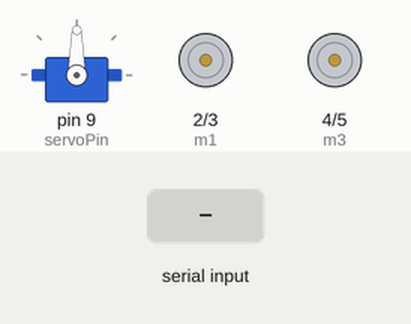
This sketch was run on a simulated Arduino Uno, built with avr-gcc and run on an emulated ATmega328P. Shown: servo, motor-driver pin pairs drawn as motors (green arrow = first pin HIGH = forward, orange = second pin HIGH = backward, longer = more drive). The inputs (shaded band) are chosen by the test bench. What the sketch prints to the serial monitor is not drawn.

Above: at 1.2 s.
1.3 s: "q" received over Serial
At 4.2 s:
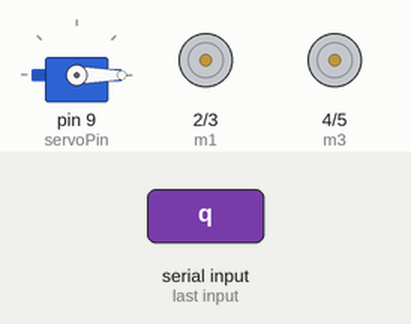
4.3 s: "e" received over Serial
At 5.4 s:
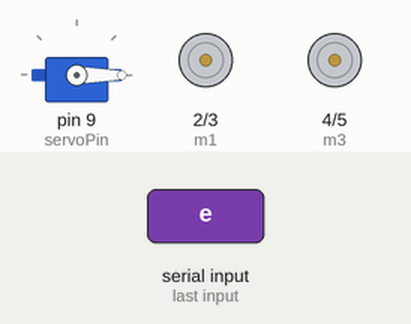
5.8 s: "f" received over Serial
At 6.1 s:
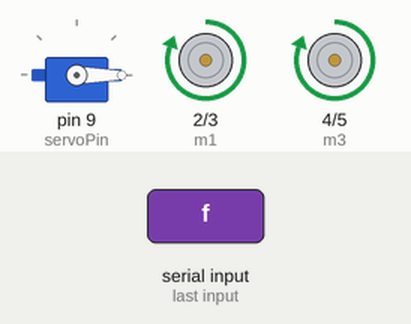
7.3 s: "b" received over Serial
At 8.5 s:
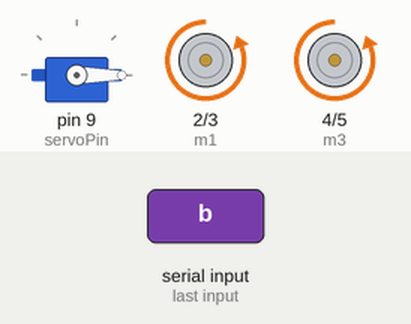
8.8 s: "r" received over Serial
At 9.6 s:
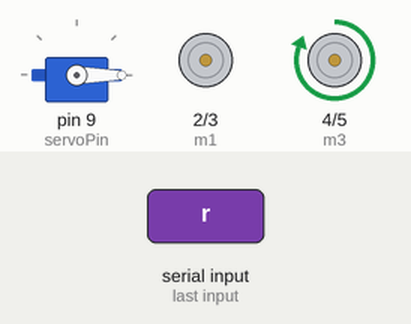
10.3 s: "l" received over Serial
At 10.7 s:
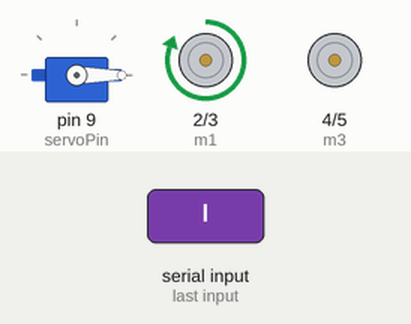
Timing chart, 0 to 12.8 s (numbered marks = the images above; inputs shaded):
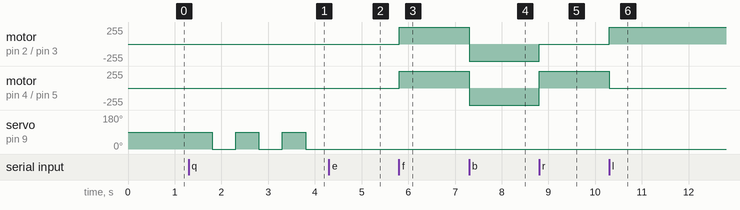

The sketch:

Seed_sowing_robo_bluetooth.ino
```cpp
#include<Servo.h>
void seed();
// Declare the Servo pin
int servoPin = 9;
// Create a servo object
Servo Servo1;
int m1=2;
int m2=3;
int m3=4;
int m4=5;
char state;
int flag;
int k=0;

void setup()
{
  Servo1.attach(servoPin);
  Serial.begin(9600);
  pinMode(m1,OUTPUT);
  pinMode(m2,OUTPUT);
  pinMode(m3,OUTPUT);
  pinMode(m4,OUTPUT);

  //attachInterrupt(0, pin_ISR, CHANGE);
}

void loop()
{

if(Serial.available())
  {
    state=Serial.read();
    Serial.print(state);
    //flag=0;
//    Servo1.write(90);
//    delay(500);
//     Servo1.write(0);
//   delay(500);

  if(state=='f')
  {
     k=1;
    digitalWrite(m1,HIGH);
    digitalWrite(m2,LOW);
    digitalWrite(m3,HIGH);
    digitalWrite(m4,LOW);
    Serial.println("Motor: Forward");
  }
   else if(state=='q')
    {
    seed();
     }
//     else
//     {
//       Servo1.write(0);
//     }

  else if(state=='b')
  {
    digitalWrite(m1,LOW);
    digitalWrite(m2,HIGH);
    digitalWrite(m3,LOW);
    digitalWrite(m4,HIGH);
//    Servo1.write(180);
//    delay(1000);
//     Servo1.write(0);
//   delay(1000);

        Serial.println("Motor: Backward");
        flag=1;
  }

  else if(state=='r')
  {
    digitalWrite(m1,LOW);
    digitalWrite(m2,LOW);
    digitalWrite(m3,HIGH);
    digitalWrite(m4,LOW);
//    Servo1.write(180);
//    delay(1000);
//     Servo1.write(0);
//   delay(1000);
        Serial.println("Motor: Right-Turn");
  }

  else if(state=='l')
  {
    digitalWrite(m1,HIGH);
    digitalWrite(m2,LOW);
    digitalWrite(m3,LOW);
    digitalWrite(m4,LOW);
//    Servo1.write(180);
//    delay(1000);
//     Servo1.write(0);
//   delay(1000);
    Serial.println("Motor: Left Turn");
  }

  else if(state=='s')
  {
    digitalWrite(m1,LOW);
    digitalWrite(m2,LOW);
    digitalWrite(m3,LOW);
    digitalWrite(m4,LOW);
//    Servo1.write(180);
//    delay(1000);
//     Servo1.write(0);
//   delay(1000);
  Serial.println("Motor: OFF");
    }

//else if(state=='p')
//  {
//    Servo1.write(90);
//    delay(500);
//     Servo1.write(0);
//   delay(500);
//  }
//// Servo1.write(90);
// else
//  {
//  Servo1.write(0);
// }
}
}


void seed()
{
 while(true)
 {
    Servo1.write(90);
    delay(500);
     Servo1.write(0);
    delay(500);
    Serial.print("hello");
    if(Serial.available())
  {
    state=Serial.read();
  }
    if(state=='e'){
    Serial.write("exit");
    break;
 }
 }
}
```

Measured:
- after the input at 1.3 s, servo on pin 9 (servoPin): alternates 90° for 0.50 s and 0° for 0.50 s, starting after 0.50 s
- after the input at 4.3 s, servo on pin 9 (servoPin): stays 0° (without the input it goes to 90° after 0.00 s)
- after the input at 5.8 s, motor on pin 2 (m1) / pin 3 (m2), motor on pin 4 (m3) / pin 5 (m4): stopped → forward 255/255 at once
- after the input at 7.3 s, motor on pin 2 (m1) / pin 3 (m2), motor on pin 4 (m3) / pin 5 (m4): forward 255/255 → backward 255/255 at once
- after the input at 8.8 s, motor on pin 2 (m1) / pin 3 (m2): backward 255/255 → stopped at once; motor on pin 4 (m3) / pin 5 (m4): backward 255/255 → forward 255/255 at once
- after the input at 10.3 s, motor on pin 2 (m1) / pin 3 (m2): stopped → forward 255/255 at once; motor on pin 4 (m3) / pin 5 (m4): forward 255/255 → stopped at once
